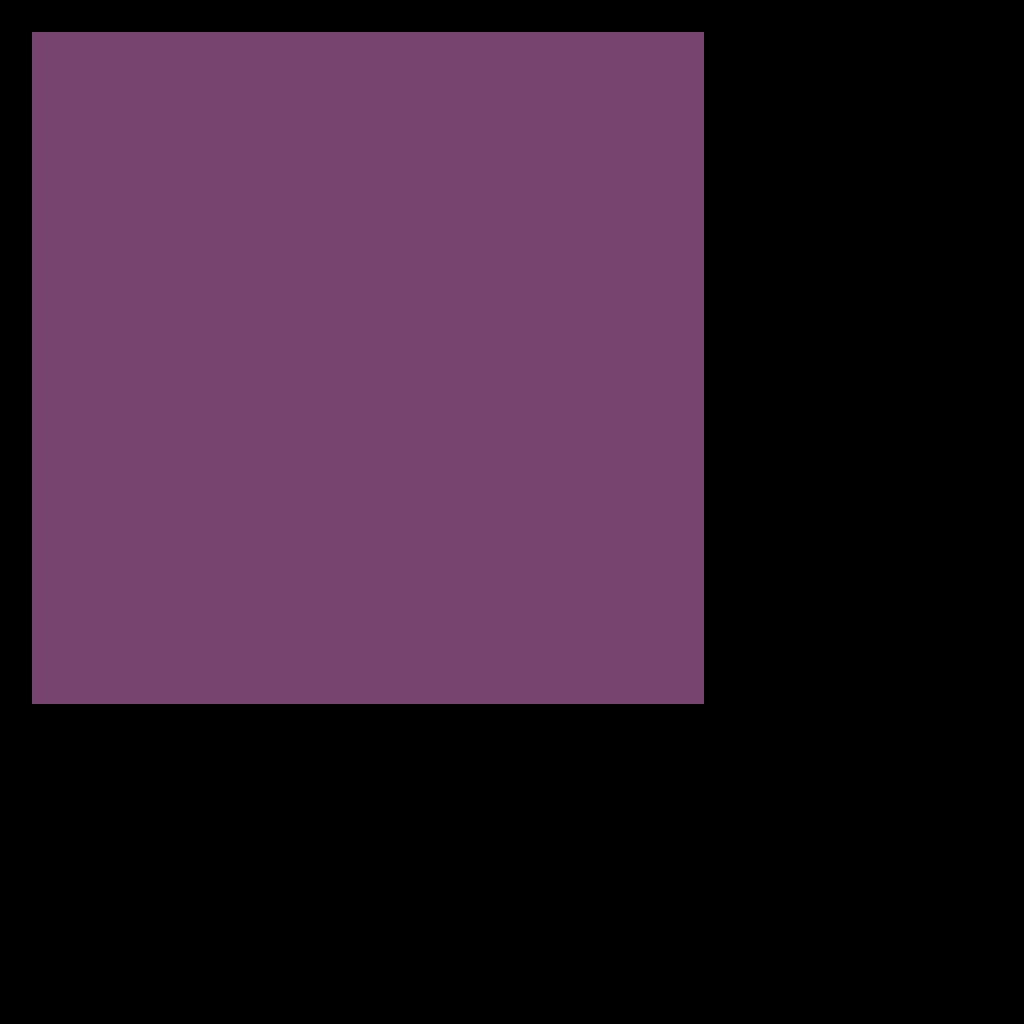

The image is a tile-based game level rendered from a .tmx file. Its description and source (layers, tilesets, objects; grid data summarised) follow:
An orthogonal 32x32 tile map with 32x32 px tiles, 4 tile layers (Background, Wall, Shadow, Border) and 1 object (player).

<map version="1.0" tiledversion="1.0.2" orientation="orthogonal" renderorder="right-down" width="32" height="32" tilewidth="32" tileheight="32" nextobjectid="15">
 <tileset firstgid="1" source="tileset_00.tsx" />
 <layer name="Background" width="32" height="32">
  <data>[1024 cells, 441 non-empty, 9 distinct tile ids]</data>
 </layer>
 <layer name="Wall" width="32" height="32">
  <data>[1024 cells, 0 non-empty, 0 distinct tile ids]</data>
 </layer>
 <layer name="Shadow" width="32" height="32">
  <data>[1024 cells, 0 non-empty, 0 distinct tile ids]</data>
 </layer>
 <layer name="Border" width="32" height="32">
  <data>[1024 cells, 100 non-empty, 1 distinct tile ids]</data>
 </layer>
<objectgroup name="Objects" width="32" height="32">
  <object id="1" name="player" type="player" x="36" y="35" width="24" height="28" />
 </objectgroup>
</map>
